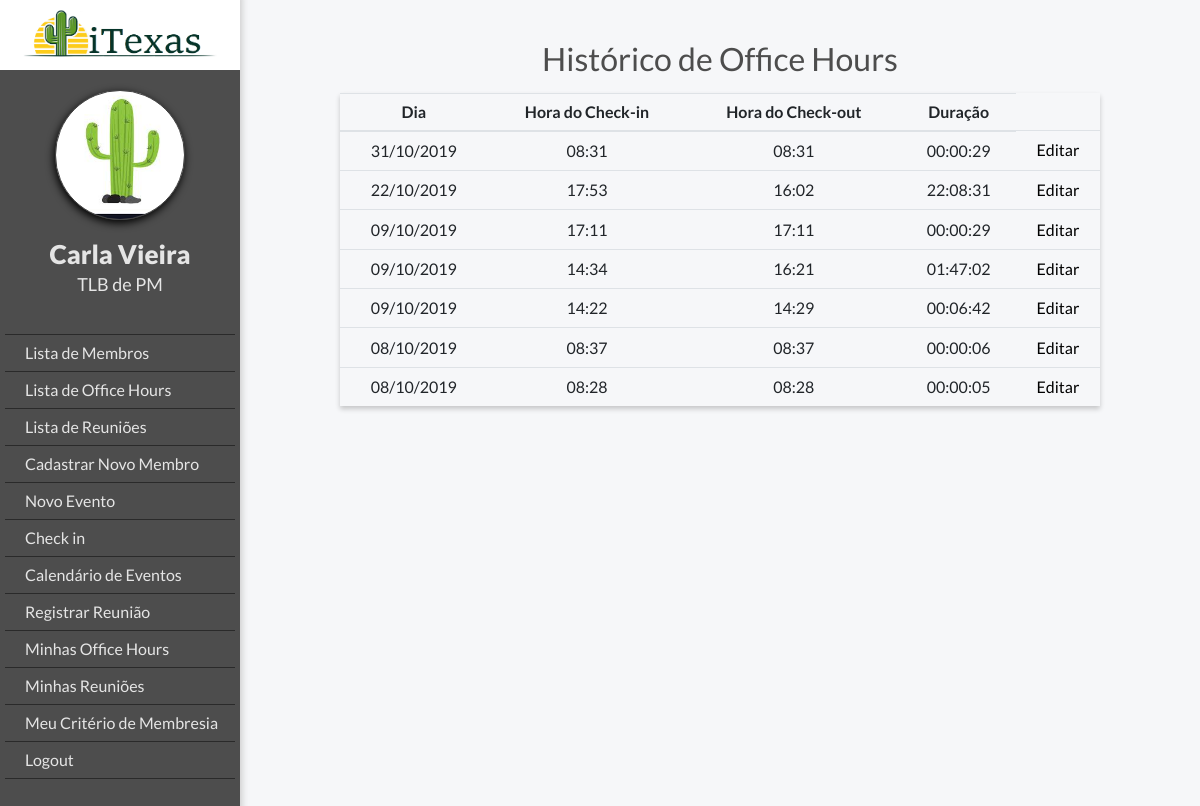
Page /office_hours/myhistory/ (signed in) on the committed database.
### members/models.py (models this page shows, shortened)
class MyUser(AbstractBaseUser):
    POST = (('lcp', 'LCP'), ('lcvp', 'LCVP'), ('tlb', 'TLB'), ('membro', 'Membro'))
    DEPARTMENT = (
        ('lcp', 'LCP'), ('pm', 'PM'), ('f&l', 'F&L'), ('b2c', 'B2C'), ('b2b', 'B2B'),
        ('oge', 'OGE'), ('ogt', 'OGT'), ('ogv', 'OGV'), ('ige', 'IGE'), ('igt', 'IGT'),)
    email = models.EmailField(verbose_name='E-mail', max_length=255, unique=True)
    podio_code = models.CharField(max_length=10, verbose_name='ID do Podio', unique=True)
    first_name = models.CharField(max_length=20, verbose_name='Nome')
    last_name = models.CharField(max_length=20, verbose_name='Sobrenome')
    post = models.CharField(max_length=10, choices=POST, blank=True, null=True, verbose_name='Cargo')
    department = models.CharField(max_length=10, choices=DEPARTMENT, blank=True, null=True, verbose_name='Área')
    leader = models.ForeignKey("MyUser", blank=True, null=True, on_delete=models.SET_NULL, verbose_name='Líder')
    is_working = models.BooleanField(default=False)
    is_active = models.BooleanField(default=True, verbose_name='Está ativo')
    is_admin = models.BooleanField(default=False, verbose_name='É administrador')
    objects = MyUserManager()
    USERNAME_FIELD = 'podio_code'
    REQUIRED_FIELDS = ['email', 'first_name']

### office_hours/models.py (models this page shows)
class OfficeHour(models.Model):
    member = models.ForeignKey(MyUser, verbose_name='Membro', on_delete=models.CASCADE)
    date = models.DateField(verbose_name='Dia', default=date.today)
    checkin_time = models.DateTimeField(verbose_name='Hora do check-in', default=timezone.now)
    checkout_time = models.DateTimeField(verbose_name='Hora do check-out', blank=True, null=True)
    duration = models.DurationField(verbose_name='Duração', blank=True, null=True, help_text=('[HH:[MM:] format'))

### office_hours/views.py (the view)
# urls.py: path('myhistory/', views.myhistory, name='office_hours_history'),
@login_required
def myhistory(request):
    office_hours = OfficeHour.objects.filter(member=request.user).order_by('-checkin_time')
    return render(request, 'office_hours/myhistory.html', {'office_hours': office_hours, 'request_user': request.user})

### iTexas_v4/templatetags/datetime_filter.py (called while the page is built)
@register.filter(name='format_datetime')
def format_datetime(value):
    if value is not None:
        hours, rem = divmod(value.seconds, 3600)
        minutes, seconds = divmod(rem, 60)
        return '{:02d}:{:02d}:{:02d}'.format(hours, minutes, seconds)
    else:
        return '-'

### templates/office_hours/myhistory.html
{% extends "base.html" %}
{% load datetime_filter %}
{% if user.is_authenticated %}
    {% block body_block %}
        <h2 class="title">Histórico de Office Hours</h2>
        <table class="table">
            <thead>
            <tr>
                <th class="table-column">Dia</th>
                <th class="table-column">Hora do Check-in</th>
                <th class="table-column">Hora do Check-out</th>
                <th class="table-column">Duração</th>
            </tr>
            </thead>
                <tbody>
            {% for office_hour in office_hours %}
                <tr>
                    <td>{{ office_hour.date|date:'d/m/Y' }}</td>
                    <td>{{ office_hour.checkin_time|date:'H:i' }}</td>
                    <td>{{ office_hour.checkout_time|date:'H:i' }} </td>
                    <td id="duration">{{ office_hour.duration|format_datetime }}</td>
                    <td><a href="{% url 'officehour_edit' office_hour.id %}">Editar</a></td>
                </tr>
            {% endfor %}
                </tbody>
                </table>
    {% endblock %}
{% else %}
    <h2>Logar</h2>
{% endif %}

### templates/base.html (shortened to what this page needs)
{% load static %}
<!DOCTYPE html>
<html lang="en">
<head>
    <link rel="stylesheet" href="https://stackpath.bootstrapcdn.com/bootstrap/4.3.1/css/bootstrap.min.css"
>
    <link rel="stylesheet" href="https://maxcdn.bootstrapcdn.com/font-awesome/4.5.0/css/font-awesome.min.css">
    <link rel="stylesheet" href="{% static 'css/style.css' %}">
</head>
<body>
{% if user.is_authenticated %}
    <div class="ogr-container">
    <div class="page-body">
    <div class="lateral-menu">
        <div class="logo-area">
            <img class="logo-company" src="../static/images/iTexas.png">
        </div>
        <div class="menu-area">
            <div class="profile-picture"></div>
            <div class="member-infos">
                <a class="member-name" href="{% url 'member_edit' user.podio_code %}">{{ request_user.first_name }} {{ request_user.last_name }}</a>
                <h3 class="member-area">{{ request_user.get_post_display }} de {{ request_user.get_department_display }}</h3>
            </div>
            <ul class="function-list">
                {% if request_user.is_admin %}
                    <li><a href="{% url 'member_list' %}" class="button">Lista de Membros</a></li>
                    <li><a href="{% url 'officehour_list' %}" class="button">Lista de Office Hours</a></li>
                    <li><a href="{% url 'meeting_list' %}" class="button">Lista de Reuniões</a></li>
                    <li><a href="{% url 'register' %}" class="button">Cadastrar Novo Membro</a></li>
                    <li><a href="{% url 'new_event' %}" class="button">Novo Evento</a></li>
                {% endif %}
                {% if user.is_working %}
                    <li><a href="{% url 'check' %}" class="button">Check out</a></li>
                {% else %}
                    <li><a href="{% url 'check' %}" class="button">Check in</a></li>
                {% endif %}
                <li><a href="{% url 'event_list' %}" class="button">Calendário de Eventos</a></li>
                <li><a href="{% url 'new_meeting' %}" class="button">Registrar Reunião</a></li>
                <li><a href="{% url 'office_hours_history' %}" class="button">Minhas Office Hours</a></li>
                <li><a href="{% url 'my_meetings' %}" class="button">Minhas Reuniões</a></li>
                <li><a href="{% url 'member_report' user.podio_code %}" class="button">Meu Critério de Membresia</a></li>
                {% if user.is_authenticated %}
                    <li><a href="{% url 'user_logout' %}">Logout</a></li>
                {% else %}
                    <li><a class="navbar-link" href="{% url 'user_login' %}">Login</a></li>
                {% endif %}
            </ul>
        </div>
    </div>
    <div  id="body-content" class="body-content">
        <div class="body-container">
            {% block body_block %}
            {% endblock %}
        </div>
    </div>
{% endif %}
</div>
</body>
</html>

### static/css/style.css (style rules this page uses)
* { font-family: 'Lato', sans-serif; font-size: 16px; }
body { background-color: #f6f7f9; }
.ogr-container { display: flex; justify-content: center; align-items: center; margin: 0 auto; background-color: #f6f7f9; flex-direction: column; }
.body-content { width: 100%; }
.profile-picture { border: 1px #444444 solid; background-position: center; background-size: cover; width: 150px; height: 150px; border-radius: 75px; box-shadow: -1px 3px 8px 0px #000000; }
.member-infos .member-name { margin-top: 15px; font-size: 26px; font-weight: 800; text-align: center; }
.member-infos .member-area { font-size: 18px; font-weight: 500; }
.page-body { width: 100%; display: flex; margin: 0 auto; }
.page-body .lateral-menu { max-width: 300px; width: 300px; background-color: #4D4D4D; float: left; box-shadow: 1px -6px 7px 1px #cccccc; min-width: 200px; }
.menu-area { display: flex; flex-direction: column; align-items: center; padding: 20px 5px; }
.page-body .lateral-menu .logo-area { display: flex; justify-content: center; align-items: center; background-color: #4AB9F1; height: 70px; color: #FFFFFF; background: white; text-shadow: 0 1px 0 #CCCCCC, 0 2px 0 #c9c9c9, 0 3px 0 #bbb, 0 4px 0 #b9b9b9, 0 5px 0 #aaa, 0 6px 1px rgba(0,0,0,.1), 0 0 5px rgba(0,0,0,.1), 0 1px 3px rgba(0,0,0,.3), 0 3px 5px rgba(0,0,0,.2), 0 5px 10px rgba(0,0,0,.25), 0 10px 10px rgba(0,0,0,.2), 0 20px 20px rgba(0,0,0,.15); }
.logo-area .logo-company { width: 200px; }
.body-content table { text-align: center; }
.lateral-menu .profile-picture { width: 130px; height: 130px; }
.lateral-menu .member-infos { display: flex; flex-direction: column; align-items: center; color: #e5e5e5; }
.lateral-menu ul { display: flex; align-items: center; flex-direction: column; padding-top: 4rem; color: white; font-weight: 900; list-style-type: none; padding: 30px 0; list-style-type: none; width: 100%; cursor: pointer; }
.lateral-menu li { padding: 6px 0 6px 20px; border-bottom: 1px #2a2a2a solid; width: 100%; cursor: pointer; font-size: 16px; }
.lateral-menu a { color: #e5e5e5; font-weight: normal; }
.lateral-menu li:first-child { border-top: 1px #2a2a2a solid; }
.body-container { padding: 40px 100px; }
.body-container .title { font-size: 32px; color: #4D4D4D; font-weight: 400; text-align: center; }
.table th { padding: .35rem; }
.table td { padding: .45rem; }
table { box-shadow: 0 3px 5px rgba(0, 0, 0, 0.2); }
.body-container .table { margin-top: 15px; }
a:hover, a { color: black; }

### rows in the picture
MyUser: first_name "Carla", last_name "Vieira", post "TLB", department "PM"
OfficeHour: date "31/10/2019", checkin_time "08:31", checkout_time "08:31", duration "00:00:29"
OfficeHour: date "22/10/2019", checkin_time "17:53", checkout_time "16:02", duration "22:08:31"
OfficeHour: date "09/10/2019", checkin_time "17:11", checkout_time "17:11", duration "00:00:29"
OfficeHour: date "09/10/2019", checkin_time "14:34", checkout_time "16:21", duration "01:47:02"
OfficeHour: date "09/10/2019", checkin_time "14:22", checkout_time "14:29", duration "00:06:42"
OfficeHour: date "08/10/2019", checkin_time "08:37", checkout_time "08:37", duration "00:00:06"
OfficeHour: date "08/10/2019", checkin_time "08:28", checkout_time "08:28", duration "00:00:05"
